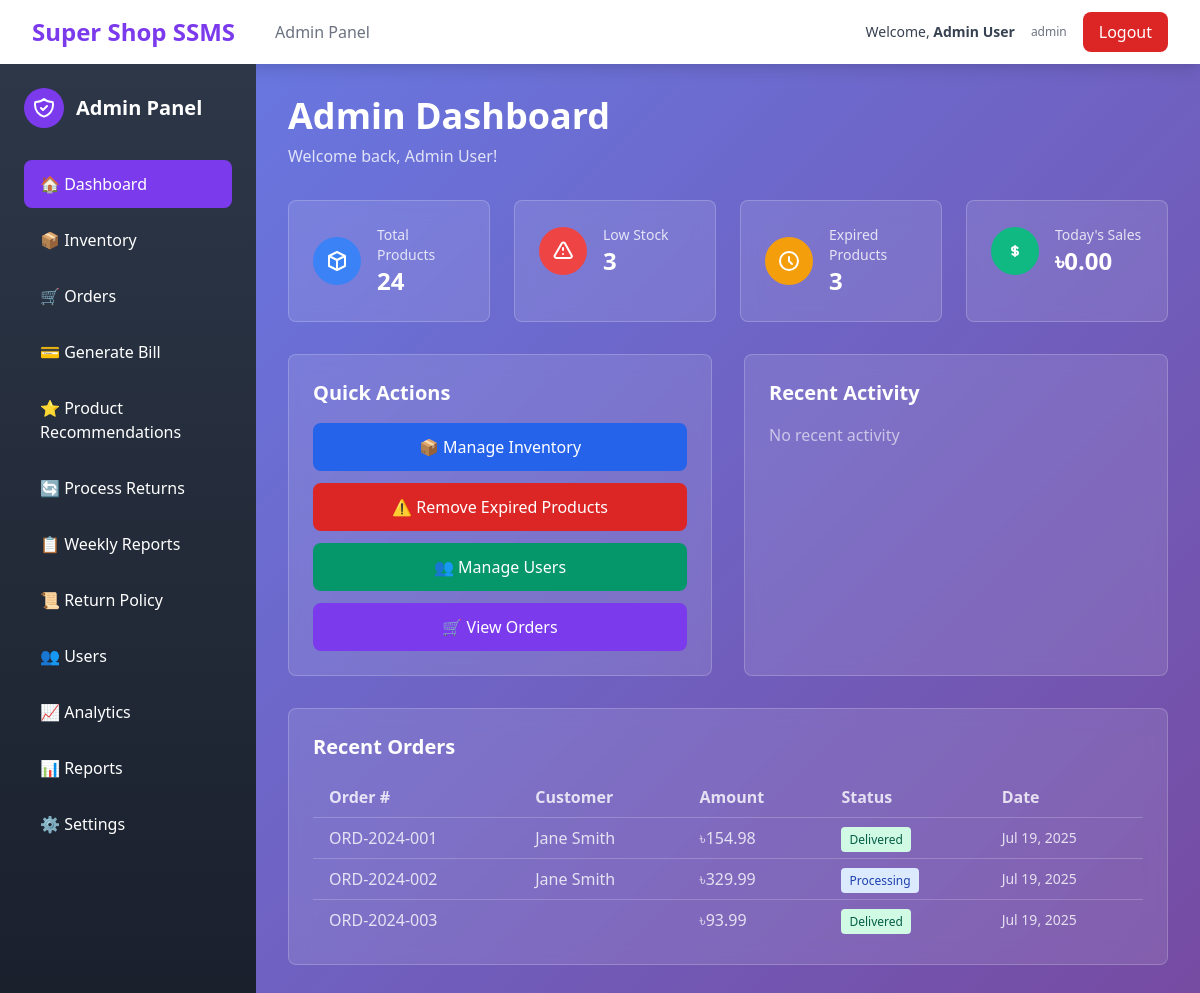
/admin-dashboard.php (signed in), run on the app's committed database.
### tables this page shows
CREATE TABLE orders (
    id INT PRIMARY KEY AUTO_INCREMENT,
    user_id INT,
    order_number VARCHAR(20) UNIQUE NOT NULL,
    total_amount DECIMAL(10,2) NOT NULL,
    tax_amount DECIMAL(10,2) DEFAULT 0,
    discount_amount DECIMAL(10,2) DEFAULT 0,
    final_amount DECIMAL(10,2) NOT NULL,
    payment_method ENUM('bkash', 'nagad', 'card', 'cash') NOT NULL,
    payment_status ENUM('pending', 'completed', 'failed') DEFAULT 'pending',
    transaction_id VARCHAR(100),
    customer_phone VARCHAR(20),
    customer_name VARCHAR(100),
    customer_email VARCHAR(100),
    customer_address TEXT,
    order_status ENUM('pending', 'processing', 'shipped', 'delivered', 'cancelled') DEFAULT 'pending',
    created_at TIMESTAMP DEFAULT CURRENT_TIMESTAMP,
    updated_at TIMESTAMP DEFAULT CURRENT_TIMESTAMP ON UPDATE CURRENT_TIMESTAMP,
    FOREIGN KEY (user_id) REFERENCES users(id) ON DELETE SET NULL
);

CREATE TABLE users (
    id INT PRIMARY KEY AUTO_INCREMENT,
    username VARCHAR(50) UNIQUE NOT NULL,
    email VARCHAR(100) UNIQUE NOT NULL,
    password_hash VARCHAR(255) NOT NULL,
    role ENUM('customer', 'receptionist', 'admin') DEFAULT 'customer',
    first_name VARCHAR(50) NOT NULL,
    last_name VARCHAR(50) NOT NULL,
    phone VARCHAR(20),
    address TEXT,
    created_at TIMESTAMP DEFAULT CURRENT_TIMESTAMP,
    updated_at TIMESTAMP DEFAULT CURRENT_TIMESTAMP ON UPDATE CURRENT_TIMESTAMP,
    is_active BOOLEAN DEFAULT TRUE
);

### admin-dashboard.php (the view, shortened to what the rows shown need)
<?php
try {
    $pdo = getDBConnection();
    $stmt = $pdo->prepare("
        SELECT o.*, u.first_name, u.last_name
        FROM orders o
        LEFT JOIN users u ON o.user_id = u.id
        ORDER BY o.created_at DESC
        LIMIT 5
    ");
    $stmt->execute();
    $recent_orders = $stmt->fetchAll();
} catch (PDOException $e) {
    $error_message = 'Database error. Please try again.';
}
?>
<!DOCTYPE html>
<html lang="en">
<head>
    <link href="https://cdn.jsdelivr.net/npm/tailwindcss@2.2.19/dist/tailwind.min.css" rel="stylesheet">
</head>
<body class="admin-gradient min-h-screen">
    <nav class="bg-white shadow-lg">
        <div class="max-w-7xl mx-auto px-4 sm:px-6 lg:px-8">
            <div class="flex justify-between h-16">
                <div class="flex items-center">
                    <div class="flex-shrink-0">
                        <h1 class="text-2xl font-bold text-purple-600">Super Shop SSMS</h1>
                    </div>
                </div>
            </div>
        </div>
    </nav>
    <div class="flex">
        <aside class="w-64 sidebar-gradient min-h-screen">
            <div class="p-6">
                <div class="flex items-center mb-8">
                    <h2 class="ml-3 text-xl font-semibold text-white">Admin Panel</h2>
                </div>
            </div>
        </aside>
        <main class="flex-1 p-8">
            <div id="dashboard-section" class="section">
                <div class="mb-8">
                    <h1 class="text-4xl font-bold text-white mb-2">Admin Dashboard</h1>
                </div>
                <div class="mt-8">
                    <div class="glass-effect p-6 rounded-lg">
                        <div class="overflow-x-auto">
                            <table class="min-w-full">
                                <thead>
                                    <tr class="text-white text-opacity-80">
                                        <th class="px-4 py-2 text-left">Order #</th>
                                        <th class="px-4 py-2 text-left">Customer</th>
                                        <th class="px-4 py-2 text-left">Amount</th>
                                        <th class="px-4 py-2 text-left">Status</th>
                                        <th class="px-4 py-2 text-left">Date</th>
                                    </tr>
                                </thead>
                                <tbody>
                                    <?php if (!empty($recent_orders)): ?>
                                        <?php foreach ($recent_orders as $order): ?>
                                            <tr class="text-white text-opacity-80 border-t border-white border-opacity-20">
                                                <td class="px-4 py-2"><?php echo htmlspecialchars($order['order_number']); ?></td>
                                                <td class="px-4 py-2">
                                                    <?php echo htmlspecialchars($order['first_name'] . ' ' . $order['last_name']); ?>
                                                </td>
                                                <td class="px-4 py-2">৳<?php echo number_format($order['final_amount'], 2); ?></td>
                                                <td class="px-4 py-2">
                                                    <span class="px-2 py-1 rounded text-xs <?php echo getStatusBadgeClass($order['order_status']); ?>">
                                                        <?php echo ucfirst($order['order_status']); ?>
                                                    </span>
                                                </td>
                                                <td class="px-4 py-2 text-sm">
                                                    <?php echo date('M j, Y', strtotime($order['created_at'])); ?>
                                                </td>
                                            </tr>
                                        <?php endforeach; ?>
                                    <?php else: ?>
                                        <tr>
                                            <td colspan="5" class="px-4 py-2 text-center text-white text-opacity-60">No recent orders</td>
                                        </tr>
                                    <?php endif; ?>
                                </tbody>
                            </table>
                        </div>
                    </div>
                </div>
            </div>
        </main>
    </div>
</body>
</html>
<?php
function getStatusBadgeClass($status) {
    switch ($status) {
        case 'processing': return 'bg-blue-100 text-blue-800';
        case 'delivered': return 'bg-green-100 text-green-800';
    }
}
?>

### data on the page
orders: order_number "ORD-2024-001", user.last_name "Jane Smith", final_amount "154.98", order_status "Delivered", created_at "Jul 19, 2025"
orders: order_number "ORD-2024-002", user.last_name "Jane Smith", final_amount "329.99", order_status "Processing", created_at "Jul 19, 2025"
orders: order_number "ORD-2024-003", final_amount "93.99", order_status "Delivered", created_at "Jul 19, 2025"

### other printed values
$admin_name "Admin User"
$admin_username "admin"
$total_products "24"
$low_stock "3"
$expired_products "3"
$today_sales "0.00"
